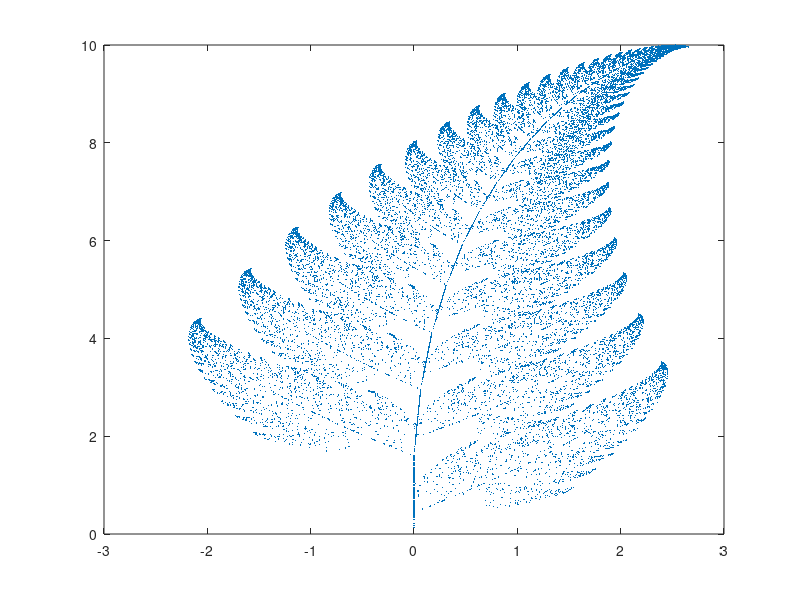

This figure's MATLAB source:
clear all
n=24000 % number of iterations
a=[0 0.85 0.2 -0.15]
b=[0 0.04 -0.26 0.28]
c=[0 -0.04 0.23 0.26]
d=[0.16 0.85 0.22 0.24]
e=[0 0 0 0]
f=[0 1.6 1.6 0.44]
x(1)=0;
y(1)=0;
j=0;
for i=1:n
prob=rand;
if prob<0.01
j=1;
elseif prob>0.01 && prob<0.86
j=2;
elseif prob>0.86 && prob<0.93
j=3;
else
j=4;
end
x(i+1)=a(j)*x(i)+b(j)*y(i)+e(j);
y(i+1)=c(j)*x(i)+d(j)*y(i)+f(j);     
end
plot(x,y,'.','MarkerSize',3)